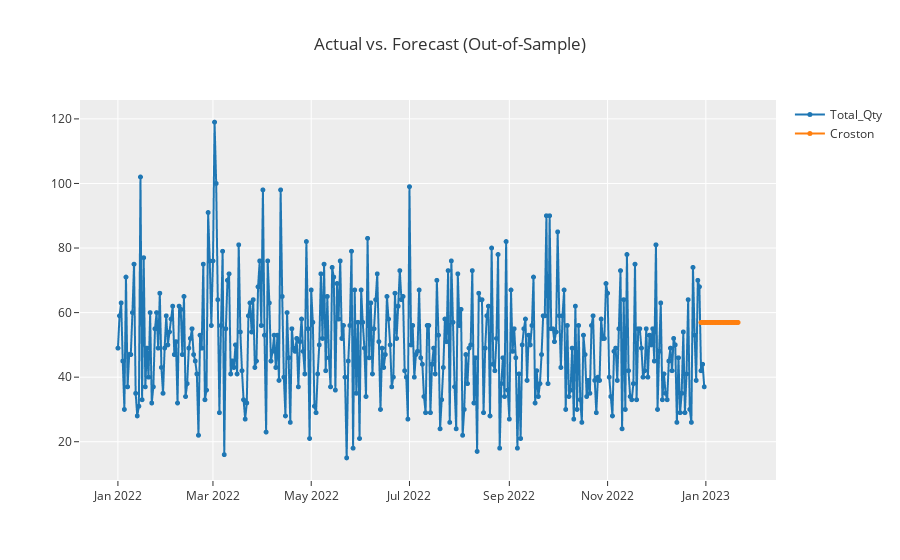

Source (notebook cell):
### Code cell
plot_model(tuned_model, plot='forecast', data_kwargs={'fh':24})

### Figure 1 — Plotly figure (JSON) as saved in the notebook; plotly's stock layout.template omitted (floating-point values rounded to 4 significant figures; data arrays with more than 128 entries replaced by an {"elided": "..."} marker saying what was removed)
{"data": [{"line": {"color": "rgb(31, 119, 180)", "width": 2}, "marker": {"color": "rgb(31, 119, 180)", "size": 5}, "mode": "lines+markers", "name": "Total_Qty", "type": "scattergl", "x": {"elided": "386 str values"}, "xaxis": "x", "y": {"elided": "386 int values"}, "yaxis": "y"}, {"line": {"color": "rgb(255, 127, 14)", "width": 2}, "marker": {"color": "rgb(255, 127, 14)", "size": 5}, "mode": "lines+markers", "name": "Croston", "type": "scattergl", "x": {"elided": "386 str values"}, "xaxis": "x", "y": {"elided": "386 float values"}, "yaxis": "y"}], "layout": {"showlegend": true, "title": {"text": "Actual vs. Forecast (Out-of-Sample)"}, "xaxis": {"anchor": "y", "domain": [0, 1]}, "yaxis": {"anchor": "x", "domain": [0, 1]}}}
